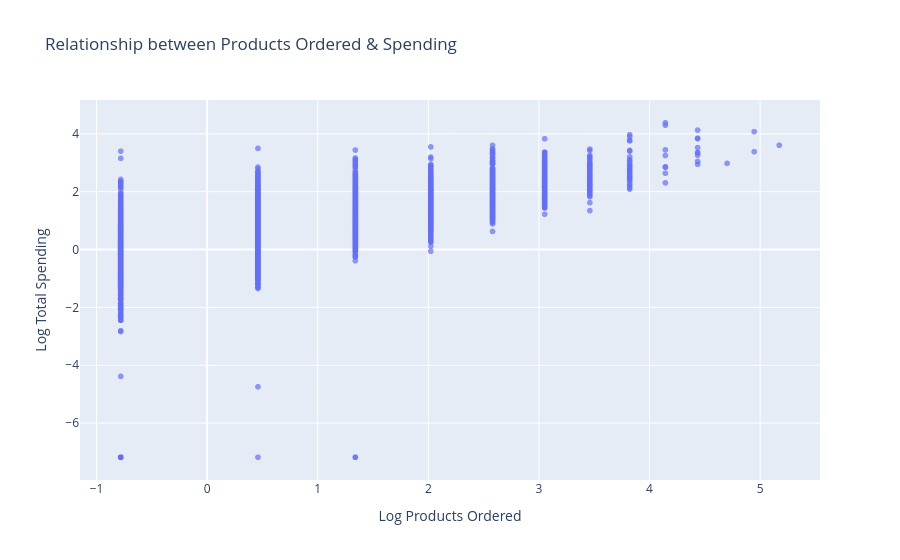

This figure's notebook cell:
### Code cell
# Visualizing Spending Patterns


# Scatter plot of total spending vs products ordered
fig = px.scatter(customers, x="log_products_ordered", y = "log_total_spending", 
                 title="Relationship between Products Ordered & Spending",
                 labels={"log_products_ordered": "Log Products Ordered", "log_total_spending": "Log Total Spending"},
                 opacity = 0.7)
fig.show()

### Figure 1 — Plotly figure (JSON) as saved in the notebook; plotly's stock layout.template omitted (floating-point values rounded to 4 significant figures; data arrays with more than 128 entries replaced by an {"elided": "..."} marker saying what was removed)
{"data": [{"hovertemplate": "Log Products Ordered=%{x}<br>Log Total Spending=%{y}<extra></extra>", "legendgroup": "", "marker": {"color": "#636efa", "opacity": 0.7, "symbol": "circle"}, "mode": "markers", "name": "", "showlegend": false, "type": "scattergl", "x": {"elided": "24874 float values"}, "xaxis": "x", "y": {"elided": "24874 float values"}, "yaxis": "y"}], "layout": {"legend": {"tracegroupgap": 0}, "title": {"text": "Relationship between Products Ordered & Spending"}, "xaxis": {"anchor": "y", "domain": [0, 1], "title": {"text": "Log Products Ordered"}}, "yaxis": {"anchor": "x", "domain": [0, 1], "title": {"text": "Log Total Spending"}}}}
